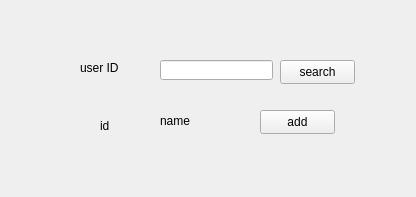
<?xml version="1.0" encoding="UTF-8"?>
<ui version="4.0">
 <class>Form</class>
 <widget class="QWidget" name="Form">
  <property name="geometry">
   <rect>
    <x>0</x>
    <y>0</y>
    <width>416</width>
    <height>197</height>
   </rect>
  </property>
  <property name="windowTitle">
   <string>Form</string>
  </property>
  <widget class="QPushButton" name="pushButton_search">
   <property name="geometry">
    <rect>
     <x>280</x>
     <y>60</y>
     <width>75</width>
     <height>24</height>
    </rect>
   </property>
   <property name="text">
    <string>search</string>
   </property>
  </widget>
  <widget class="QLineEdit" name="lineEdit_userID">
   <property name="geometry">
    <rect>
     <x>160</x>
     <y>60</y>
     <width>113</width>
     <height>20</height>
    </rect>
   </property>
  </widget>
  <widget class="QLabel" name="label_userID">
   <property name="geometry">
    <rect>
     <x>80</x>
     <y>60</y>
     <width>71</width>
     <height>16</height>
    </rect>
   </property>
   <property name="text">
    <string>user ID</string>
   </property>
  </widget>
  <widget class="QWidget" name="widget_result" native="true">
   <property name="geometry">
    <rect>
     <x>90</x>
     <y>100</y>
     <width>261</width>
     <height>41</height>
    </rect>
   </property>
   <widget class="QLabel" name="label_id">
    <property name="geometry">
     <rect>
      <x>10</x>
      <y>10</y>
      <width>51</width>
      <height>31</height>
     </rect>
    </property>
    <property name="text">
     <string>id</string>
    </property>
   </widget>
   <widget class="QLabel" name="label_name">
    <property name="geometry">
     <rect>
      <x>70</x>
      <y>10</y>
      <width>91</width>
      <height>21</height>
     </rect>
    </property>
    <property name="text">
     <string>name</string>
    </property>
   </widget>
   <widget class="QPushButton" name="pushButton_add">
    <property name="geometry">
     <rect>
      <x>170</x>
      <y>10</y>
      <width>75</width>
      <height>24</height>
     </rect>
    </property>
    <property name="text">
     <string>add</string>
    </property>
   </widget>
  </widget>
 </widget>
 <resources/>
 <connections/>
</ui>
